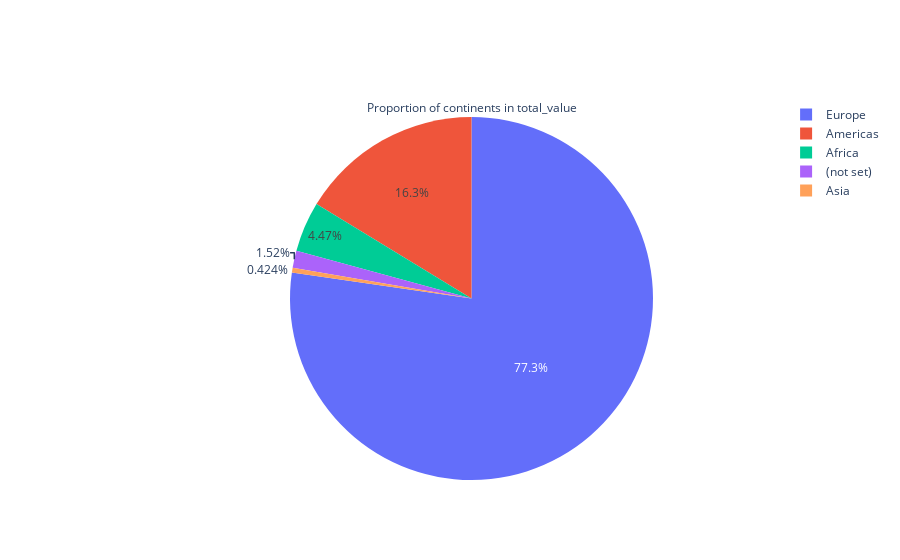

Source (notebook cell):
### Code cell
#piechart to show the Proportion of continents in total_value
plt.figure(figsize=(9,9))
fig = go.Figure(data=[go.Pie(title='Proportion of continents in total_value',labels=no_free_trial_geo.continents['continent'], values=no_free_trial_geo.continents['total_value'])])
fig.show()

### Figure 1 — Plotly figure (JSON) as saved in the notebook; plotly's stock layout.template omitted (floating-point values rounded to 4 significant figures)
{"data": [{"labels": ["(not set)", "Africa", "Americas", "Asia", "Europe"], "title": {"text": "Proportion of continents in total_value"}, "type": "pie", "values": [88.57, 260.8, 950.5, 24.75, 4508.0]}], "layout": {}}
